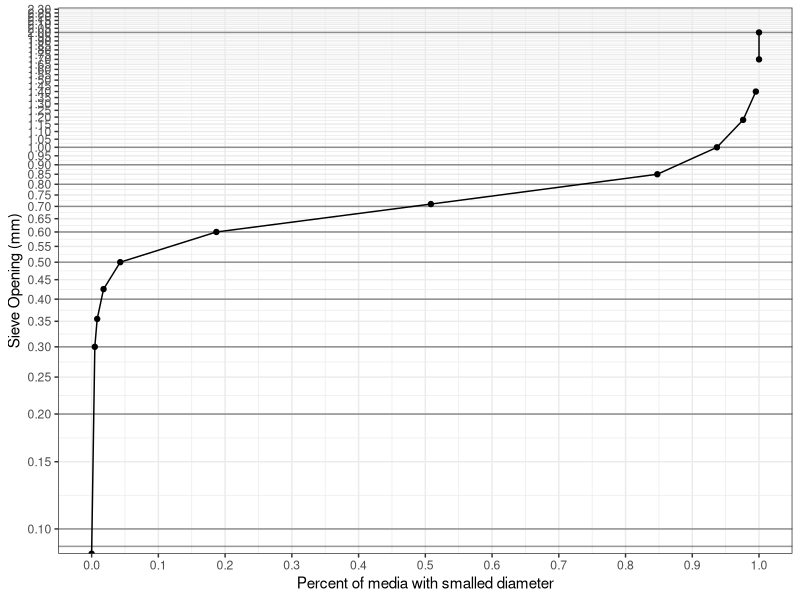

This figure's R source:
# ENVE 661 - HW 4 - Question 11-1 (D)
library(tidyverse)

df <-tribble(
  ~opening, ~weight_retained,
  2.36, 0, 
  2, 0, 
  1.7, 0,
  1.4, 4,
  1.18, 16, 
  1, 33, 
  0.85, 75, 
  0.71, 285, 
  0.6, 270,
  0.5, 121, 
  0.425, 21, 
  0.355, 8, 
  0.3, 3, 
  0, 4
)

df %>% 
  mutate(weight_total = sum(weight_retained),
         perc_retained = weight_retained/weight_total,
         cum_perc_larger = cumsum(perc_retained),
         cum_perc_smaller = 1 - cum_perc_larger) %>% 
  ggplot(aes(cum_perc_smaller, opening)) + 
  geom_point() + 
  geom_line() + 
  theme_bw() +
  scale_x_continuous(breaks = seq(0, 1, 0.1)) +
  scale_y_log10(breaks = scales::log_breaks(n = 50),
                limits = c(0.1, 2)) +
  annotation_logticks(sides = "l", short = unit(30, "cm"),
                      long = unit(30, "cm"), 
                      mid =  unit(30, "cm"),
                      alpha = 0.4) +
  labs(x = "Percent of media with smalled diameter",
       y = "Sieve Opening (mm)")
